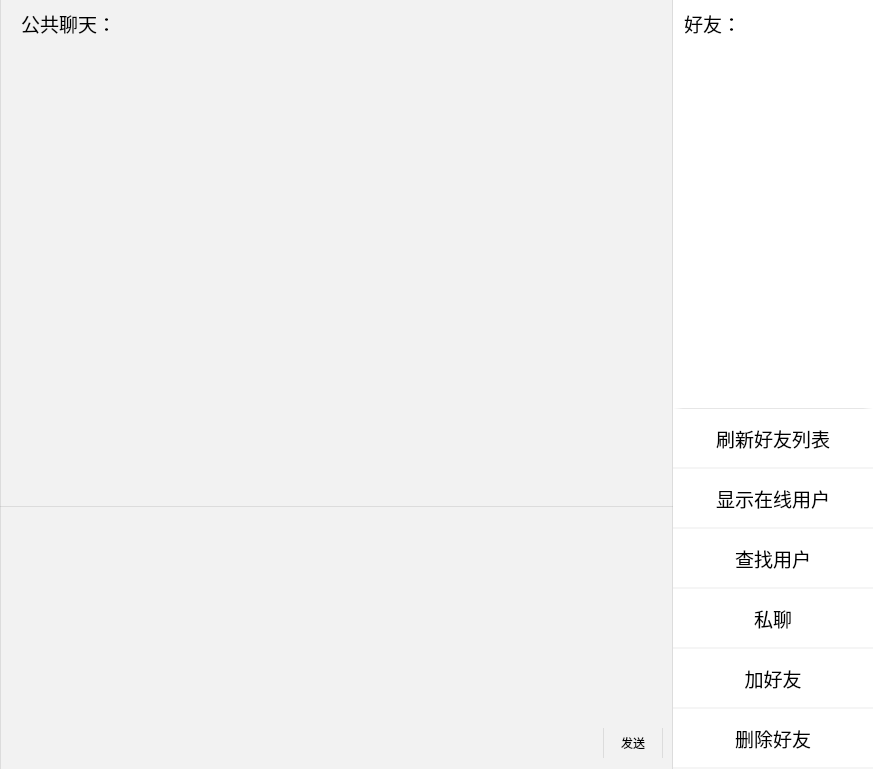
<?xml version="1.0" encoding="UTF-8"?>
<ui version="4.0">
 <class>Friend</class>
 <widget class="QWidget" name="Friend">
  <property name="geometry">
   <rect>
    <x>0</x>
    <y>0</y>
    <width>873</width>
    <height>769</height>
   </rect>
  </property>
  <property name="windowTitle">
   <string>Form</string>
  </property>
  <layout class="QHBoxLayout" name="horizontalLayout_7">
   <property name="spacing">
    <number>0</number>
   </property>
   <property name="leftMargin">
    <number>0</number>
   </property>
   <property name="topMargin">
    <number>0</number>
   </property>
   <property name="rightMargin">
    <number>0</number>
   </property>
   <property name="bottomMargin">
    <number>0</number>
   </property>
   <item>
    <layout class="QVBoxLayout" name="verticalLayout_2">
     <property name="spacing">
      <number>0</number>
     </property>
     <item>
      <widget class="QFrame" name="frame_1">
       <property name="styleSheet">
        <string notr="true">QFrame{
background-color: #F2F2F2;
border-top: 0px;
border-right: 1px solid rgb(130, 130, 130, 50);
border-left: 1px solid rgb(130, 130, 130, 50);
border-bottom: 0px;
}

</string>
       </property>
       <property name="frameShape">
        <enum>QFrame::StyledPanel</enum>
       </property>
       <property name="frameShadow">
        <enum>QFrame::Raised</enum>
       </property>
       <layout class="QHBoxLayout" name="horizontalLayout_3">
        <property name="leftMargin">
         <number>20</number>
        </property>
        <item>
         <widget class="QLabel" name="m_publicChatLB">
          <property name="sizePolicy">
           <sizepolicy hsizetype="Preferred" vsizetype="Fixed">
            <horstretch>0</horstretch>
            <verstretch>0</verstretch>
           </sizepolicy>
          </property>
          <property name="font">
           <font>
            <family>宋体</family>
            <pointsize>14</pointsize>
           </font>
          </property>
          <property name="styleSheet">
           <string notr="true">background-color: #F2F2F2;
border-top: 0px;
border-right: 0px;
border-left: 0px;
border-bottom: 0px;</string>
          </property>
          <property name="text">
           <string>公共聊天：</string>
          </property>
         </widget>
        </item>
       </layout>
      </widget>
     </item>
     <item>
      <widget class="QFrame" name="frame_4">
       <property name="styleSheet">
        <string notr="true">QFrame{
background-color: #F2F2F2;
border-top: 0px;
border-right: 1px solid rgb(130, 130, 130, 50);
border-left: 1px solid rgb(130, 130, 130, 50);
border-bottom: 1px solid rgb(130, 130, 130, 50);
}

</string>
       </property>
       <property name="frameShape">
        <enum>QFrame::StyledPanel</enum>
       </property>
       <property name="frameShadow">
        <enum>QFrame::Raised</enum>
       </property>
       <layout class="QHBoxLayout" name="horizontalLayout_6">
        <property name="topMargin">
         <number>0</number>
        </property>
        <item>
         <widget class="QTextEdit" name="m_pShowMsgTE">
          <property name="font">
           <font>
            <family>微软雅黑</family>
            <pointsize>14</pointsize>
           </font>
          </property>
          <property name="styleSheet">
           <string notr="true">background-color: #F2F2F2;
border: 10px solid #F2F2F2;
</string>
          </property>
          <property name="undoRedoEnabled">
           <bool>true</bool>
          </property>
          <property name="readOnly">
           <bool>true</bool>
          </property>
          <property name="html">
           <string>&lt;!DOCTYPE HTML PUBLIC &quot;-//W3C//DTD HTML 4.0//EN&quot; &quot;http://www.w3.org/TR/REC-html40/strict.dtd&quot;&gt;
&lt;html&gt;&lt;head&gt;&lt;meta name=&quot;qrichtext&quot; content=&quot;1&quot; /&gt;&lt;style type=&quot;text/css&quot;&gt;
p, li { white-space: pre-wrap; }
&lt;/style&gt;&lt;/head&gt;&lt;body style=&quot; font-family:'微软雅黑'; font-size:14pt; font-weight:400; font-style:normal;&quot;&gt;
&lt;p style=&quot;-qt-paragraph-type:empty; margin-top:0px; margin-bottom:0px; margin-left:0px; margin-right:0px; -qt-block-indent:0; text-indent:0px; font-size:16pt;&quot;&gt;&lt;br /&gt;&lt;/p&gt;&lt;/body&gt;&lt;/html&gt;</string>
          </property>
         </widget>
        </item>
       </layout>
      </widget>
     </item>
     <item>
      <widget class="QFrame" name="frame_5">
       <property name="styleSheet">
        <string notr="true">QFrame{
background-color: #F2F2F2;
border-top: 0px;
border-right: 1px solid rgb(130, 130, 130, 50);
border-left: 1px solid rgb(130, 130, 130, 50);
border-bottom: 0px;
}

</string>
       </property>
       <property name="frameShape">
        <enum>QFrame::StyledPanel</enum>
       </property>
       <property name="frameShadow">
        <enum>QFrame::Raised</enum>
       </property>
       <layout class="QHBoxLayout" name="horizontalLayout_5">
        <item>
         <widget class="QTextEdit" name="m_pInputMsgTE">
          <property name="sizePolicy">
           <sizepolicy hsizetype="Expanding" vsizetype="Fixed">
            <horstretch>0</horstretch>
            <verstretch>0</verstretch>
           </sizepolicy>
          </property>
          <property name="minimumSize">
           <size>
            <width>300</width>
            <height>100</height>
           </size>
          </property>
          <property name="font">
           <font>
            <family>宋体</family>
            <pointsize>14</pointsize>
           </font>
          </property>
          <property name="styleSheet">
           <string notr="true">background-color: #F2F2F2;
border: 10px solid #F2F2F2;
</string>
          </property>
          <property name="undoRedoEnabled">
           <bool>true</bool>
          </property>
          <property name="readOnly">
           <bool>false</bool>
          </property>
          <property name="html">
           <string>&lt;!DOCTYPE HTML PUBLIC &quot;-//W3C//DTD HTML 4.0//EN&quot; &quot;http://www.w3.org/TR/REC-html40/strict.dtd&quot;&gt;
&lt;html&gt;&lt;head&gt;&lt;meta name=&quot;qrichtext&quot; content=&quot;1&quot; /&gt;&lt;style type=&quot;text/css&quot;&gt;
p, li { white-space: pre-wrap; }
&lt;/style&gt;&lt;/head&gt;&lt;body style=&quot; font-family:'宋体'; font-size:14pt; font-weight:400; font-style:normal;&quot;&gt;
&lt;p style=&quot;-qt-paragraph-type:empty; margin-top:0px; margin-bottom:0px; margin-left:0px; margin-right:0px; -qt-block-indent:0; text-indent:0px; font-family:'微软雅黑'; font-size:16pt;&quot;&gt;&lt;br /&gt;&lt;/p&gt;&lt;/body&gt;&lt;/html&gt;</string>
          </property>
         </widget>
        </item>
       </layout>
      </widget>
     </item>
     <item>
      <widget class="QFrame" name="frame">
       <property name="styleSheet">
        <string notr="true">background-color: #F2F2F2;
border: 0px;
border-left: 1px solid rgb(130, 130, 130, 50);
border-right: 1px solid rgb(130, 130, 130, 50);
</string>
       </property>
       <property name="frameShape">
        <enum>QFrame::StyledPanel</enum>
       </property>
       <property name="frameShadow">
        <enum>QFrame::Raised</enum>
       </property>
       <layout class="QHBoxLayout" name="horizontalLayout_2">
        <property name="leftMargin">
         <number>11</number>
        </property>
        <property name="topMargin">
         <number>11</number>
        </property>
        <property name="bottomMargin">
         <number>11</number>
        </property>
        <item>
         <layout class="QHBoxLayout" name="horizontalLayout">
          <property name="spacing">
           <number>0</number>
          </property>
          <item>
           <spacer name="horizontalSpacer">
            <property name="orientation">
             <enum>Qt::Horizontal</enum>
            </property>
            <property name="sizeHint" stdset="0">
             <size>
              <width>40</width>
              <height>20</height>
             </size>
            </property>
           </spacer>
          </item>
          <item>
           <widget class="QPushButton" name="m_pMsgSendPB">
            <property name="sizePolicy">
             <sizepolicy hsizetype="Fixed" vsizetype="Fixed">
              <horstretch>0</horstretch>
              <verstretch>0</verstretch>
             </sizepolicy>
            </property>
            <property name="minimumSize">
             <size>
              <width>60</width>
              <height>30</height>
             </size>
            </property>
            <property name="font">
             <font>
              <family>宋体</family>
             </font>
            </property>
            <property name="styleSheet">
             <string notr="true"/>
            </property>
            <property name="text">
             <string>发送</string>
            </property>
           </widget>
          </item>
         </layout>
        </item>
       </layout>
      </widget>
     </item>
    </layout>
   </item>
   <item>
    <layout class="QVBoxLayout" name="verticalLayout">
     <property name="spacing">
      <number>0</number>
     </property>
     <item>
      <widget class="QFrame" name="frame_3">
       <property name="sizePolicy">
        <sizepolicy hsizetype="Fixed" vsizetype="Preferred">
         <horstretch>0</horstretch>
         <verstretch>0</verstretch>
        </sizepolicy>
       </property>
       <property name="minimumSize">
        <size>
         <width>200</width>
         <height>0</height>
        </size>
       </property>
       <property name="styleSheet">
        <string notr="true">background-color: #FFFFFF;
</string>
       </property>
       <property name="frameShape">
        <enum>QFrame::NoFrame</enum>
       </property>
       <property name="frameShadow">
        <enum>QFrame::Plain</enum>
       </property>
       <property name="lineWidth">
        <number>0</number>
       </property>
       <layout class="QHBoxLayout" name="horizontalLayout_4">
        <property name="leftMargin">
         <number>11</number>
        </property>
        <item>
         <widget class="QLabel" name="m_usrListLB">
          <property name="sizePolicy">
           <sizepolicy hsizetype="Preferred" vsizetype="Fixed">
            <horstretch>0</horstretch>
            <verstretch>0</verstretch>
           </sizepolicy>
          </property>
          <property name="font">
           <font>
            <family>宋体</family>
            <pointsize>14</pointsize>
           </font>
          </property>
          <property name="styleSheet">
           <string notr="true"/>
          </property>
          <property name="text">
           <string>好友：</string>
          </property>
         </widget>
        </item>
       </layout>
      </widget>
     </item>
     <item>
      <widget class="QListWidget" name="m_pFriendListWidget">
       <property name="sizePolicy">
        <sizepolicy hsizetype="Fixed" vsizetype="Expanding">
         <horstretch>0</horstretch>
         <verstretch>0</verstretch>
        </sizepolicy>
       </property>
       <property name="minimumSize">
        <size>
         <width>200</width>
         <height>360</height>
        </size>
       </property>
       <property name="maximumSize">
        <size>
         <width>200</width>
         <height>16777215</height>
        </size>
       </property>
       <property name="font">
        <font>
         <family>Consolas</family>
         <pointsize>12</pointsize>
         <weight>3</weight>
         <italic>false</italic>
         <bold>false</bold>
        </font>
       </property>
       <property name="layoutDirection">
        <enum>Qt::LeftToRight</enum>
       </property>
       <property name="styleSheet">
        <string notr="true">QListView::item {
    height: 35px;
}
QListView {
	font: 25 12pt &quot;Consolas&quot;;
	border: 10px solid white;
}

QListView::item:hover {
	background-color: transparent;
	padding: 5px;
	border-left: 5px solid rgb(130, 130, 130);
}
QListView::item:selected {
	background-color: transparent;
	color: black;
	padding: 5px;
	border-left: 5px solid black;
}

QListWidget{
	border-bottom: 1px solid rgb(130, 130, 130, 20);
}

QListWidget::item:focus {
    outline: none;
}</string>
       </property>
       <property name="frameShape">
        <enum>QFrame::NoFrame</enum>
       </property>
       <property name="frameShadow">
        <enum>QFrame::Plain</enum>
       </property>
       <property name="lineWidth">
        <number>0</number>
       </property>
      </widget>
     </item>
     <item>
      <widget class="QPushButton" name="m_pFlushFriendPB">
       <property name="sizePolicy">
        <sizepolicy hsizetype="Fixed" vsizetype="Fixed">
         <horstretch>0</horstretch>
         <verstretch>0</verstretch>
        </sizepolicy>
       </property>
       <property name="minimumSize">
        <size>
         <width>200</width>
         <height>60</height>
        </size>
       </property>
       <property name="maximumSize">
        <size>
         <width>200</width>
         <height>80</height>
        </size>
       </property>
       <property name="font">
        <font>
         <family>宋体</family>
         <pointsize>14</pointsize>
        </font>
       </property>
       <property name="styleSheet">
        <string notr="true">QPushButton{
border: 0px;
background-color: rgba(255, 255, 255, 1);
border-bottom: 2px solid rgb(130, 130, 130, 20);
}

QPushButton:hover{
border: 0px;
background-color: rgba(242, 242, 242, 0.1);
}

QPushButton:pressed{
border: 0px;
background-color: rgba(255, 255, 255, 1);
}
</string>
       </property>
       <property name="text">
        <string>刷新好友列表</string>
       </property>
      </widget>
     </item>
     <item>
      <widget class="QPushButton" name="m_pShowOnlineUsrPB">
       <property name="sizePolicy">
        <sizepolicy hsizetype="Fixed" vsizetype="Fixed">
         <horstretch>0</horstretch>
         <verstretch>0</verstretch>
        </sizepolicy>
       </property>
       <property name="minimumSize">
        <size>
         <width>200</width>
         <height>60</height>
        </size>
       </property>
       <property name="maximumSize">
        <size>
         <width>200</width>
         <height>80</height>
        </size>
       </property>
       <property name="font">
        <font>
         <family>宋体</family>
         <pointsize>14</pointsize>
        </font>
       </property>
       <property name="styleSheet">
        <string notr="true">QPushButton{
border: 0px;
background-color: rgba(255, 255, 255, 1);
border-bottom: 2px solid rgb(130, 130, 130, 20);
}

QPushButton:hover{
border: 0px;
background-color: rgba(242, 242, 242, 0.1);
}

QPushButton:pressed{
border: 0px;
background-color: rgba(255, 255, 255, 1);
}
</string>
       </property>
       <property name="text">
        <string>显示在线用户</string>
       </property>
      </widget>
     </item>
     <item>
      <widget class="QPushButton" name="m_pSearchUsrPB">
       <property name="sizePolicy">
        <sizepolicy hsizetype="Fixed" vsizetype="Fixed">
         <horstretch>0</horstretch>
         <verstretch>0</verstretch>
        </sizepolicy>
       </property>
       <property name="minimumSize">
        <size>
         <width>200</width>
         <height>60</height>
        </size>
       </property>
       <property name="maximumSize">
        <size>
         <width>200</width>
         <height>80</height>
        </size>
       </property>
       <property name="font">
        <font>
         <family>宋体</family>
         <pointsize>14</pointsize>
        </font>
       </property>
       <property name="styleSheet">
        <string notr="true">QPushButton{
border: 0px;
background-color: rgba(255, 255, 255, 1);
border-bottom: 2px solid rgb(130, 130, 130, 20);
}

QPushButton:hover{
border: 0px;
background-color: rgba(242, 242, 242, 0.1);
}

QPushButton:pressed{
border: 0px;
background-color: rgba(255, 255, 255, 1);
}
</string>
       </property>
       <property name="text">
        <string>查找用户</string>
       </property>
      </widget>
     </item>
     <item>
      <widget class="QPushButton" name="m_pPrivateChatPB">
       <property name="sizePolicy">
        <sizepolicy hsizetype="Fixed" vsizetype="Fixed">
         <horstretch>0</horstretch>
         <verstretch>0</verstretch>
        </sizepolicy>
       </property>
       <property name="minimumSize">
        <size>
         <width>200</width>
         <height>60</height>
        </size>
       </property>
       <property name="maximumSize">
        <size>
         <width>200</width>
         <height>80</height>
        </size>
       </property>
       <property name="font">
        <font>
         <family>宋体</family>
         <pointsize>14</pointsize>
        </font>
       </property>
       <property name="styleSheet">
        <string notr="true">QPushButton{
border: 0px;
background-color: rgba(255, 255, 255, 1);
border-bottom: 2px solid rgb(130, 130, 130, 20);
}

QPushButton:hover{
border: 0px;
background-color: rgba(242, 242, 242, 0.1);
}

QPushButton:pressed{
border: 0px;
background-color: rgba(255, 255, 255, 1);
}
</string>
       </property>
       <property name="text">
        <string>私聊</string>
       </property>
      </widget>
     </item>
     <item>
      <widget class="QPushButton" name="m_pAddFriend_PB">
       <property name="sizePolicy">
        <sizepolicy hsizetype="Fixed" vsizetype="Fixed">
         <horstretch>0</horstretch>
         <verstretch>0</verstretch>
        </sizepolicy>
       </property>
       <property name="minimumSize">
        <size>
         <width>200</width>
         <height>60</height>
        </size>
       </property>
       <property name="maximumSize">
        <size>
         <width>200</width>
         <height>80</height>
        </size>
       </property>
       <property name="font">
        <font>
         <family>宋体</family>
         <pointsize>14</pointsize>
        </font>
       </property>
       <property name="styleSheet">
        <string notr="true">QPushButton{
border: 0px;
background-color: rgba(255, 255, 255, 1);
border-bottom: 2px solid rgb(130, 130, 130, 20);
}

QPushButton:hover{
border: 0px;
background-color: rgba(242, 242, 242, 0.1);
}

QPushButton:pressed{
border: 0px;
background-color: rgba(255, 255, 255, 1);
}
</string>
       </property>
       <property name="text">
        <string>加好友</string>
       </property>
      </widget>
     </item>
     <item>
      <widget class="QPushButton" name="m_pDelFriendPB">
       <property name="sizePolicy">
        <sizepolicy hsizetype="Fixed" vsizetype="Fixed">
         <horstretch>0</horstretch>
         <verstretch>0</verstretch>
        </sizepolicy>
       </property>
       <property name="minimumSize">
        <size>
         <width>200</width>
         <height>60</height>
        </size>
       </property>
       <property name="maximumSize">
        <size>
         <width>200</width>
         <height>80</height>
        </size>
       </property>
       <property name="font">
        <font>
         <family>宋体</family>
         <pointsize>14</pointsize>
        </font>
       </property>
       <property name="styleSheet">
        <string notr="true">QPushButton{
border: 0px;
background-color: rgba(255, 255, 255, 1);
border-bottom: 2px solid rgb(130, 130, 130, 20);
}

QPushButton:hover{
border: 0px;
background-color: rgba(242, 242, 242, 0.1);
}

QPushButton:pressed{
border: 0px;
background-color: rgba(255, 255, 255, 1);
}
</string>
       </property>
       <property name="text">
        <string>删除好友</string>
       </property>
      </widget>
     </item>
    </layout>
   </item>
  </layout>
 </widget>
 <resources/>
 <connections/>
</ui>
